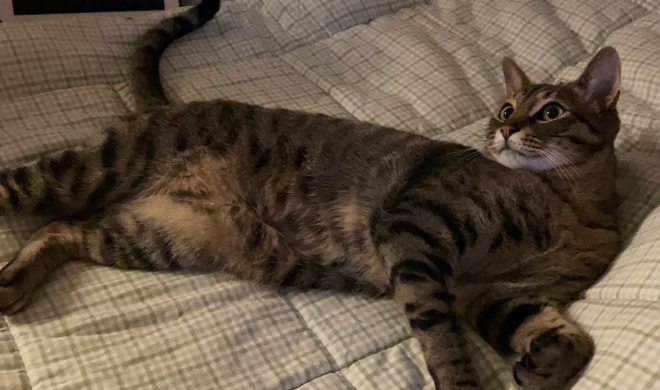
#> input picture html_css_basecamp-main/init/images/img_hodu1.jpeg, 660 x 390 px, found by its file name
$ jupyter execute --allow-errors vdieofilter.ipynb   (text cells are left out)
#> lines starting #> are read from the running program, lines starting #| are printed output that depends on the picture; pictures that were not available may be replaced by others from this repository, and a replacement may not be noted
[cell 1]
#평균필터를 생성해 블러 적용
import cv2
import numpy as np
img=cv2.imread('img_hodu1.jpeg')
#> img is the input picture: shape (390, 660, 3); mean B, G, R 65.9, 82.5, 97.8
'''
kernel=np.array([[0.04,0.04,0.04,0.04,0.04],
                [0.04,0.04,0.04,0.04,0.04],
                [0.04,0.04,0.04,0.04,0.04],
                [0.04,0.04,0.04,0.04,0.04],
                [0.04,0.04,0.04,0.04,0.04]])
'''
kernel=np.ones((5,5))/5**2
dst=cv2.filter2D(img,-1,kernel)
cv2.imshow('img',img)
cv2.imshow('dst',dst)
cv2.waitKey(0)
cv2.destroyAllWindows()

[cell 2]
import cv2
import numpy as np

file_name='img_latte.jpg'
img=cv2.imread(file_name)
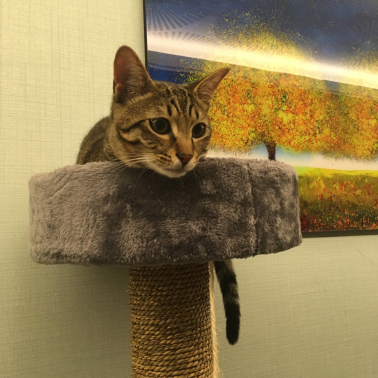
#> input picture html_css_basecamp-main/init/images/img_hodu2.jpeg, 378 x 378 px, given in place of img_latte.jpg, which was not available
#> img is the input picture: shape (378, 378, 3); mean B, G, R 82.5, 125.4, 144.2

#blur()
blur1=cv2.blur(img,(10,10))
#boxFilter()
blur2=cv2.boxFilter(img,-1,(10,10))

merged=np.hstack((img,blur1,blur2))
cv2.imshow('blur',merged)
cv2.waitKey(0)
cv2.destroyAllWindows()

[cell 3]
#가우시안 블러
import cv2
import numpy as np

img=cv2.imread('img_latte.jpg')
#가우시안 커널 직접 생성
#> (the rest of this cell did not finish here and is left out)

[cell 4]
#미디언 블러링
import cv2
import numpy as np

img=cv2.imread('img_latte.jpg')
blur1=cv2.medianBlur(img,5)

#> (the rest of this cell did not finish here and is left out)

[cell 5]
#바이레터럴 필터와 가우시안 필터 비교
import cv2
import numpy as np

img=cv2.imread('img_latte.jpg')
#가우시안 필터
blur1=cv2.GaussianBlur(img,(5,5),0)
#바이레터럴 필터
blur2=cv2.bilateralFilter(img,5,75,75)

merged=np.hstack((img,blur1,blur2))
cv2.imshow('blur',merged)
cv2.waitKey(0)
cv2.destroyAllWindows()

#> (a cell that did not finish here is left out)

#> (a cell that did not finish here is left out)

[cell 8]
#프리윗
import cv2
import numpy as np

file_name='img_latte.jpg'
img=cv2.imread(file_name)

gx_k=np.array([[-1,0,1],[-1,0,1],[-1,0,1]])
gy_k=np.array([[-1,-1,-1],[0,0,0],[1,1,1]])

edge_gx=cv2.filter2D(img,-1,gx_k)
edge_gy=cv2.filter2D(img,-1,gy_k)

merged=np.hstack((img,edge_gx,edge_gy,edge_gx+edge_gy))
#> merged: shape (378, 1512, 3)
cv2.imshow('edge',merged)
cv2.waitKey(0)
cv2.destroyAllWindows()

[cell 9]
#소벨
import cv2
import numpy as np

img=cv2.imread('img_latte.jpg')

gx_k=np.array([[-1,0,1],[-2,0,2],[-1,0,1]])
gy_k=np.array([[-1,-2,-1],[0,0,0],[1,2,1]])

edge_gx=cv2.filter2D(img,-1,gx_k)
edge_gy=cv2.filter2D(img,-1,gy_k)

sobelx=cv2.Sobel(img,-1,1,0,ksize=3)
sobely=cv2.Sobel(img,-1,0,1,ksize=3)

merged1=np.hstack((img,edge_gx,edge_gy,edge_gy+edge_gy))
merged2=np.hstack((img,sobelx,sobely,sobelx+sobely))
merged=np.vstack((merged1,merged2))
#> merged: shape (756, 1512, 3)
cv2.imshow('merged',merged)
cv2.waitKey(0)
cv2.destroyAllWindows()

[cell 10]
#scharr
import cv2
import numpy as np

img=cv2.imread('img_latte.jpg')
gx_k=np.array([[-3,0,3],[-10,0,10],[-3,0,3]])
gy_k=np.array([[-3,-10,-3],[0,0,0],[3,10,3]])

edge_gx=cv2.filter2D(img,-1,gx_k)
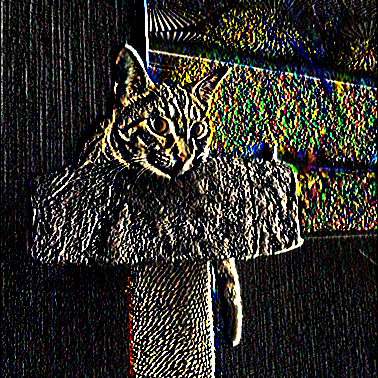
#> edge_gx: shape (378, 378, 3); mean B, G, R 39.6, 45.6, 47.1
edge_gy=cv2.filter2D(img,-1,gy_k)
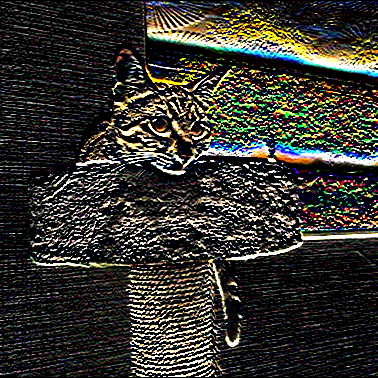
#> edge_gy: shape (378, 378, 3); mean B, G, R 45.4, 52.3, 53.4

sharrx=cv2.Scharr(img,-1,1,0)
sharry=cv2.Scharr(img,-1,0,1)

merged1=np.hstack((img,edge_gx,edge_gy))
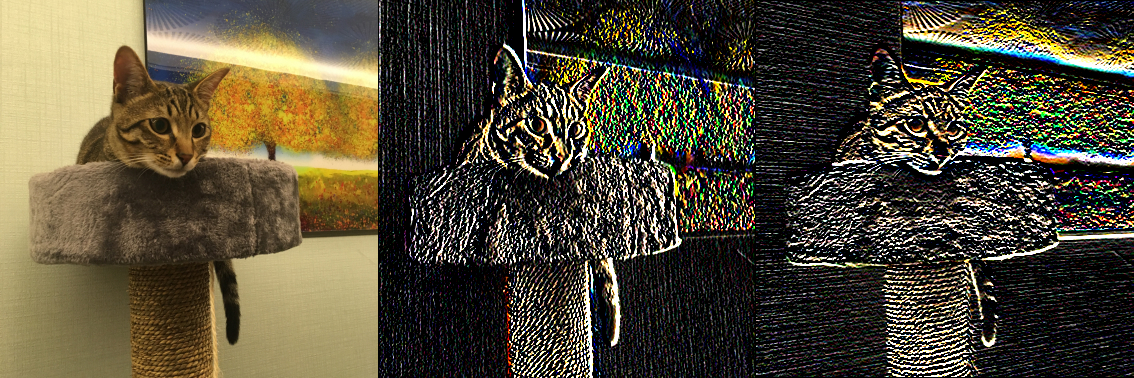
#> merged1: shape (378, 1134, 3); mean B, G, R 55.9, 74.4, 81.6
merged2=np.hstack((img,sharrx,sharry))
merged=np.vstack((merged1,merged2))
#> merged: shape (756, 1134, 3)

cv2.imshow('merged',merged)
cv2.waitKey(0)
cv2.destroyAllWindows()

[cell 11]
#라플라시안
import cv2
import numpy as np

img=cv2.imread('img_latte.jpg')

laplacian=cv2.Laplacian(img,-1)

merged=np.hstack((img,laplacian))
#> merged: shape (378, 756, 3)
cv2.imshow('merged',merged)

[cell 12]
#캐니 엣지 검출
import cv2
import numpy as np
img=cv2.imread('img_latte.jpg')

edges=cv2.Canny(img,100,200)
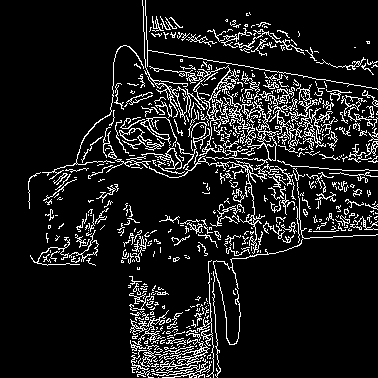
#> edges: shape (378, 378); 10.9% white in thin lines or dots
cv2.imshow('img',img)
cv2.imshow('edges',edges)
cv2.waitKey(0)
cv2.destroyAllWindows()

[cell 13]
#erode
import cv2
import numpy as np

img=cv2.imread('img_latte.jpg')

k=cv2.getStructuringElement(cv2.MORPH_RECT,(3,3))
erosion=cv2.erode(img,k)

merged=np.hstack((img,erosion))
cv2.imshow('merged',merged)
cv2.waitKey(0)
cv2.destroyAllWindows()

[cell 14]
#팽창
import cv2
import numpy as np

img=cv2.imread('img_latte.jpg')

k=cv2.getStructuringElement(cv2.MORPH_RECT,(3,3))
dst=cv2.dilate(img,k)
#> dst: shape (378, 378, 3)

merged=np.hstack((img,dst))
cv2.imshow('merged',merged)
cv2.waitKey(0)
cv2.destroyAllWindows()

[cell 15]
#열림닫힘

import cv2
import numpy as np

img1=cv2.imread('img_latte.jpg',cv2.IMREAD_GRAYSCALE)
#> img1: shape (378, 378); min 13, max 250, mean 126.2
img2=cv2.imread('img_latte.jpg',cv2.IMREAD_GRAYSCALE)

k=cv2.getStructuringElement(cv2.MORPH_RECT,(5,5))
opening=cv2.morphologyEx(img1,cv2.MORPH_OPEN,k)
closing=cv2.morphologyEx(img2,cv2.MORPH_CLOSE,k)
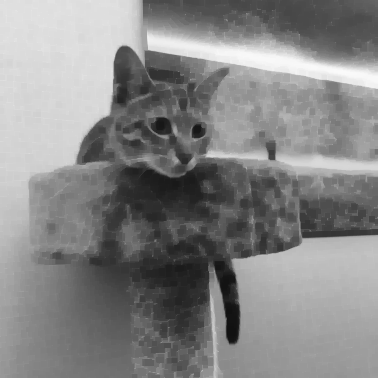
#> closing: shape (378, 378); min 17, max 250, mean 133.8

merged1=np.hstack((img1,opening))
#> merged1: shape (378, 756)
merged2=np.hstack((img1,closing))
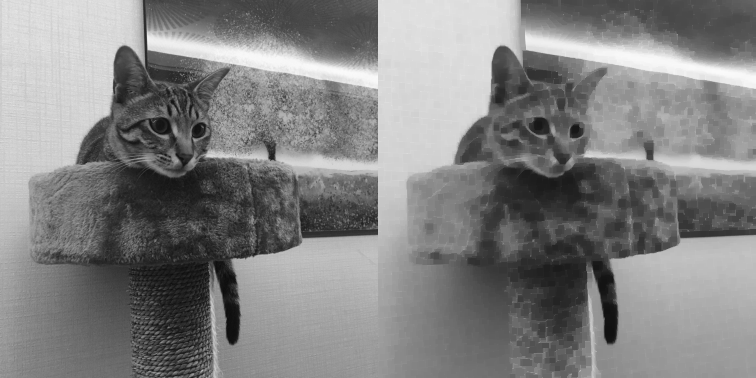
#> merged2: shape (378, 756); min 13, max 250, mean 130
merged=np.vstack((merged1,merged2))
#> merged: shape (756, 756)
cv2.imshow('merged',merged)
cv2.waitKey(0)
cv2.destroyAllWindows()

[cell 16]
#gradient
import cv2
import numpy as np

img=cv2.imread('img_latte.jpg')

k=cv2.getStructuringElement(cv2.MORPH_RECT,(3,3))

gradient=cv2.morphologyEx(img,cv2.MORPH_GRADIENT,k)

merged=np.hstack((img,gradient))
#> merged: shape (378, 756, 3)
cv2.imshow('merged',merged)
cv2.waitKey(0)
cv2.destroyAllWindows()

[cell 17]
#tophat, blackhat
import cv2
import numpy as np

img=cv2.imread('img_latte.jpg')

k=cv2.getStructuringElement(cv2.MORPH_RECT,(9,9))
tophat=cv2.morphologyEx(img,cv2.MORPH_TOPHAT,k)
blackhat=cv2.morphologyEx(img,cv2.MORPH_BLACKHAT,k)

merged=np.hstack((img,tophat,blackhat))
#> merged: shape (378, 1134, 3)
cv2.imshow('merged',merged)
cv2.waitKey(0)
cv2.destroyAllWindows()

[cell 18]
import cv2

img=cv2.imread('img_latte.jpg')

smaller=cv2.pyrDown(img) #img*1/4
bigger=cv2.pyrUp(img) #img*4

cv2.imshow('img',img)
cv2.imshow('down',smaller)
cv2.imshow('up',bigger)
cv2.waitKey(0)
cv2.destroyAllWindows()

[cell 19]
import cv2
import numpy as np

img=cv2.imread('img_latte.jpg')

smaller=cv2.pyrDown(img)
bigger=cv2.pyrUp(smaller)
#> bigger: shape (378, 378, 3)

lap=cv2.subtract(img,bigger)
restored=bigger+lap

merged=np.hstack((img,bigger,lap,restored))
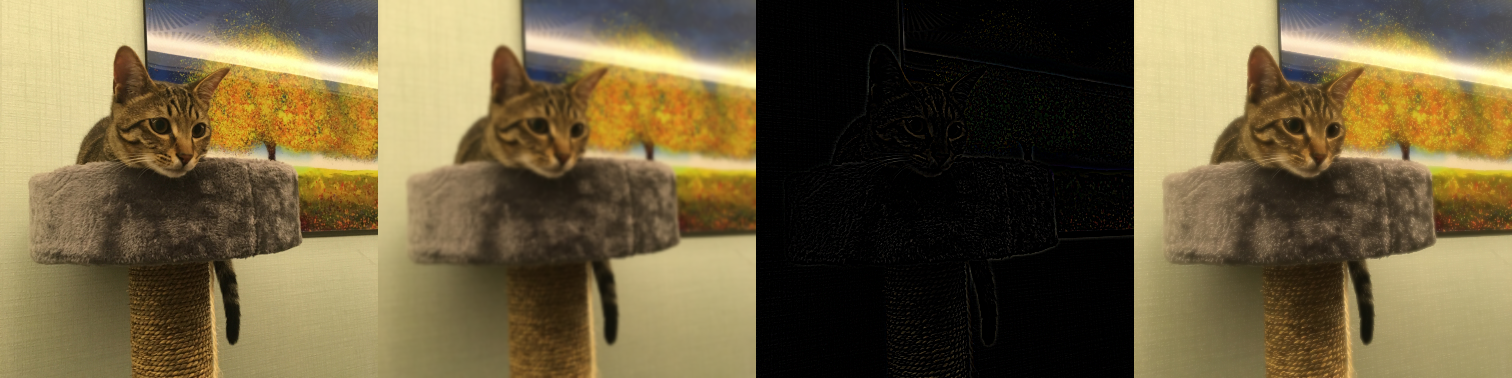
#> merged: shape (378, 1512, 3); mean B, G, R 63.1, 95.5, 109.6
cv2.imshow('merged',merged)
cv2.waitKey(0)
cv2.destroyAllWindows()

#> (a cell that did not finish here is left out)

[cell 21]
#스케치 효과 카메라 풀이
import cv2
import numpy as np

win_title='sketch'
img=cv2.imread('img_latte.png')
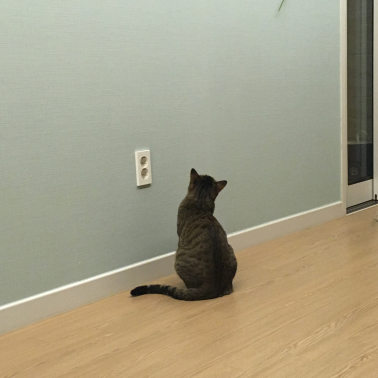
#> input picture html_css_basecamp-main/init/images/img_hodu3.jpeg, 378 x 378 px, given in place of img_latte.png, which was not available
#> img is the input picture: shape (378, 378, 3); mean B, G, R 134, 157.9, 163.8
img_gray=cv2.cvtColor(img,cv2.COLOR_BGR2GRAY)
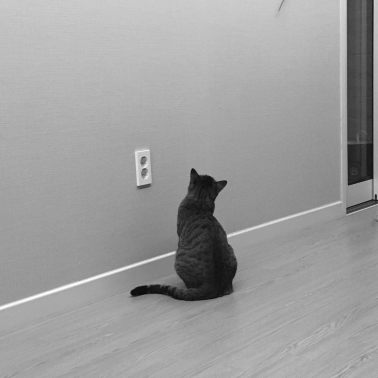
#> img_gray: shape (378, 378); min 10, max 254, mean 157
#> (the rest of this cell did not finish here and is left out)
